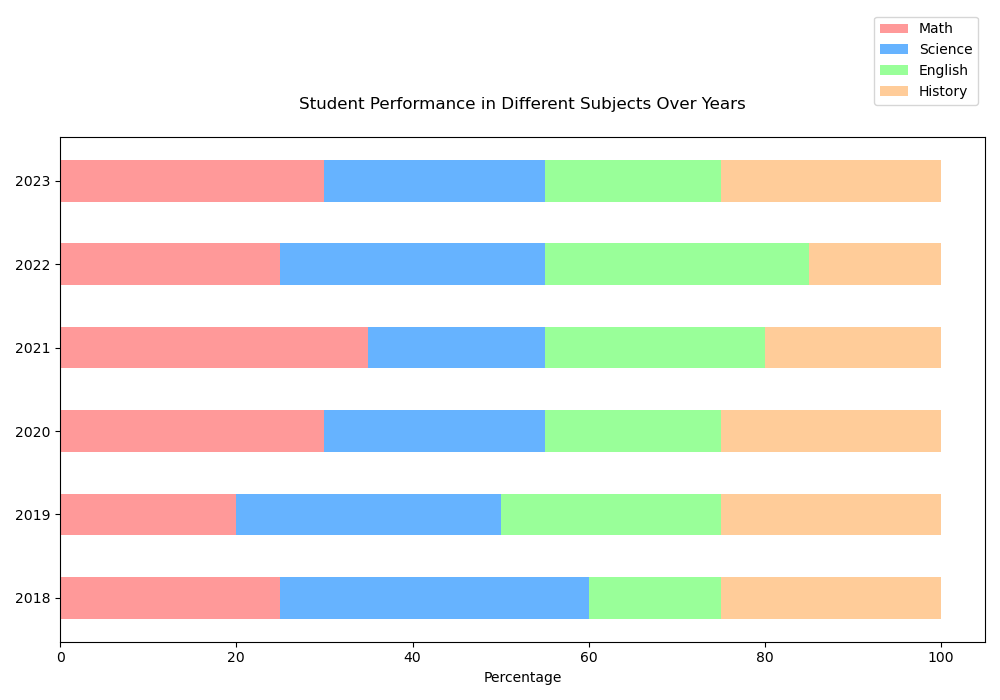

Write Python code to recreate this figure.

import matplotlib.pyplot as plt
import numpy as np

# Data
years = ['2018', '2019', '2020', '2021', '2022', '2023']
math = [25, 20, 30, 35, 25, 30]
science = [35, 30, 25, 20, 30, 25]
english = [15, 25, 20, 25, 30, 20]
history = [25, 25, 25, 20, 15, 25]

# Stack data
data = np.array([math, science, english, history])
data_cum = data.cumsum(axis=0)

# Category names
categories = ['Math', 'Science', 'English', 'History']
category_colors = ['#ff9999', '#66b3ff', '#99ff99', '#ffcc99']

# Plot
fig, ax = plt.subplots(figsize=(10, 7))
bar_width = 0.5

for i, (colname, color) in enumerate(zip(categories, category_colors)):
    widths = data[i]
    starts = data_cum[i] - widths
    ax.barh(years, widths, left=starts, height=bar_width, label=colname, color=color)

# Add labels and title
ax.set_xlabel('Percentage')
ax.set_title('Student Performance in Different Subjects Over Years', pad=20)
ax.legend(loc='lower right', bbox_to_anchor=(1.0, 1.05))

plt.tight_layout()
plt.show()
